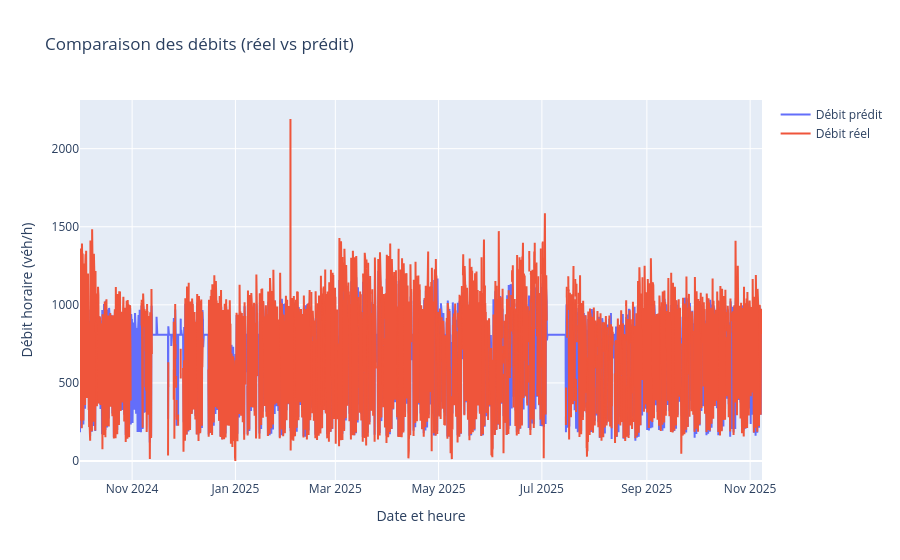

Source (notebook cell):
### Code cell
fig = go.Figure()
fig.add_trace(go.Scatter(
    x=df_final['Date et heure de comptage'],
    y=predictions_all,
    mode='lines',
    name='Débit prédit'
))
fig.add_trace(go.Scatter(
    x=df_final['Date et heure de comptage'],
    y=df_final['Débit horaire'],
    mode='lines',
    name='Débit réel'
))

fig.update_layout(
    title="Comparaison des débits (réel vs prédit)",
    xaxis_title="Date et heure",
    yaxis_title="Débit horaire (véh/h)",
    hovermode='x unified'
)

fig.show()

### Figure 1 — Plotly figure (JSON) as saved in the notebook; plotly's stock layout.template omitted (floating-point values rounded to 4 significant figures; data arrays with more than 128 entries replaced by an {"elided": "..."} marker saying what was removed)
{"data": [{"mode": "lines", "name": "Débit prédit", "type": "scatter", "x": {"elided": "9668 str values"}, "y": {"elided": "9668 float values"}}, {"mode": "lines", "name": "Débit réel", "type": "scatter", "x": {"elided": "9668 str values"}, "y": {"elided": "9668 float values"}}], "layout": {"hovermode": "x unified", "title": {"text": "Comparaison des débits (réel vs prédit)"}, "xaxis": {"title": {"text": "Date et heure"}}, "yaxis": {"title": {"text": "Débit horaire (véh/h)"}}}}
